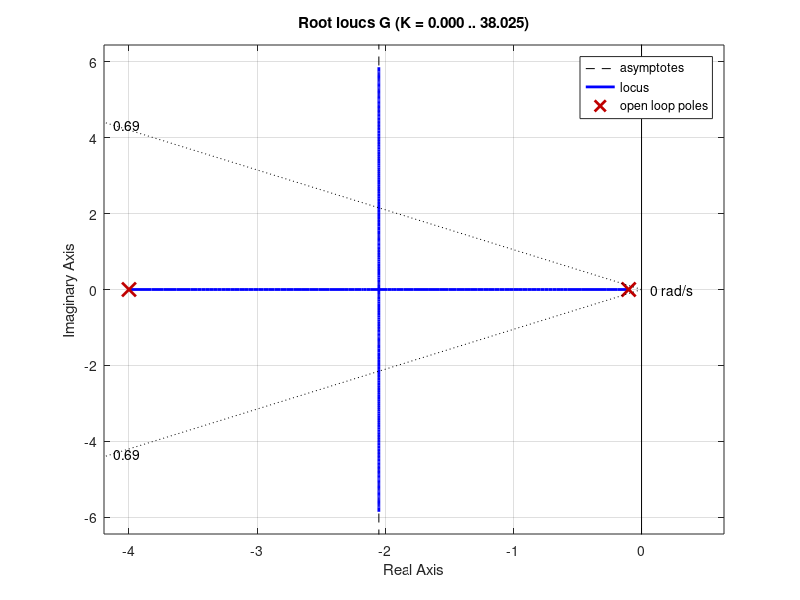
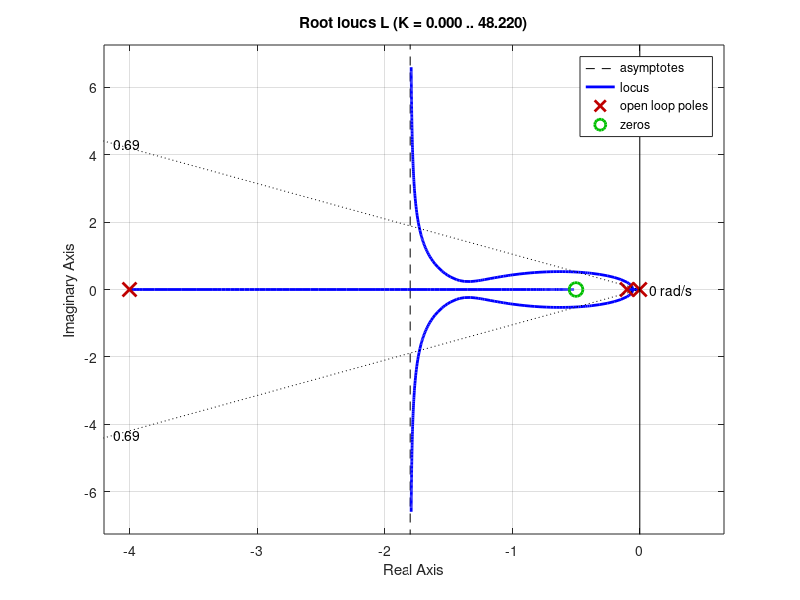

Reproduce these figures in MATLAB, in order. (Note: this script raises an error after producing the figures.)
% Control System Final Exam

% Final_5 (a)
zeta = 0.69;
PO = 100*exp(-zeta*pi/ (1-zeta^2)^0.5)

G = tf([1], conv([1 0.1], [1 4]));
figure(1)
rlocus(G)
sgrid(zeta, 10^3);

z = 0.5;
Gc = tf([1 z], [1 0]);
L = G*Gc;
figure(2);
rlocus(L)
sgrid(zeta, 10^3);

K =7; L = K*L;
T = feedback(L, 1);
stepinfo(T)
figure(3)
step(T)

% Final_5 (b)
Gp = tf([z], [1 z]);
T = series(T, Gp);
stepinfo(T)
figure(4)
step(T)


